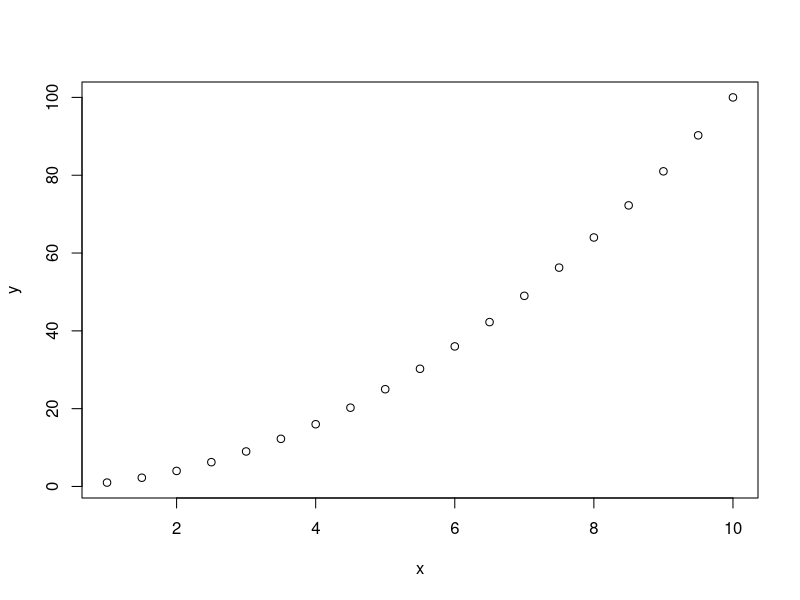
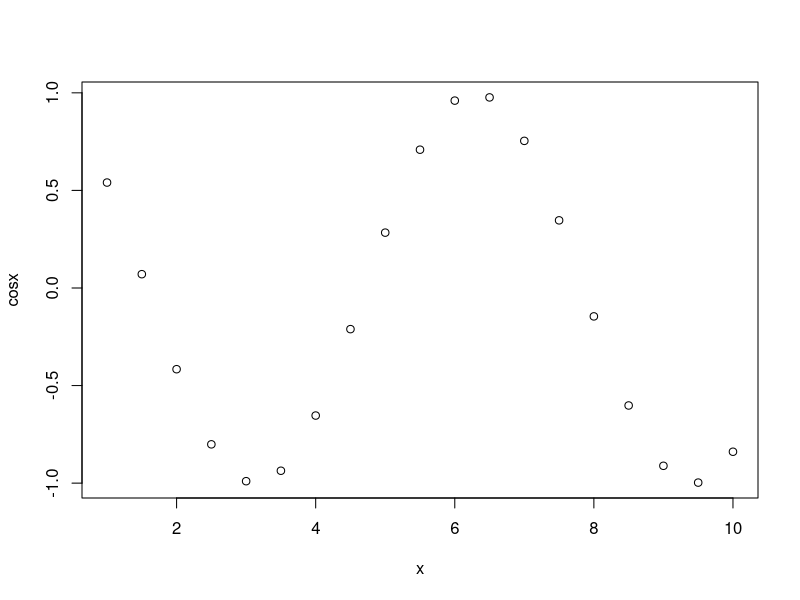
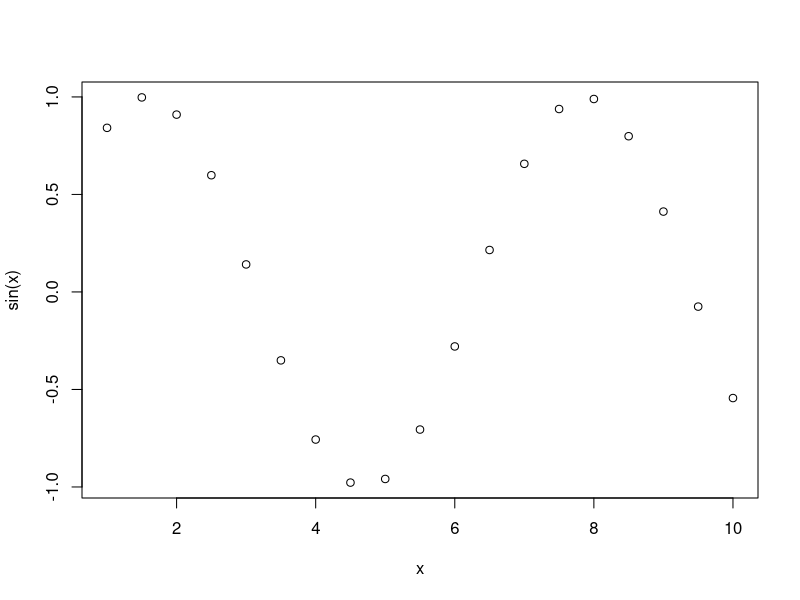
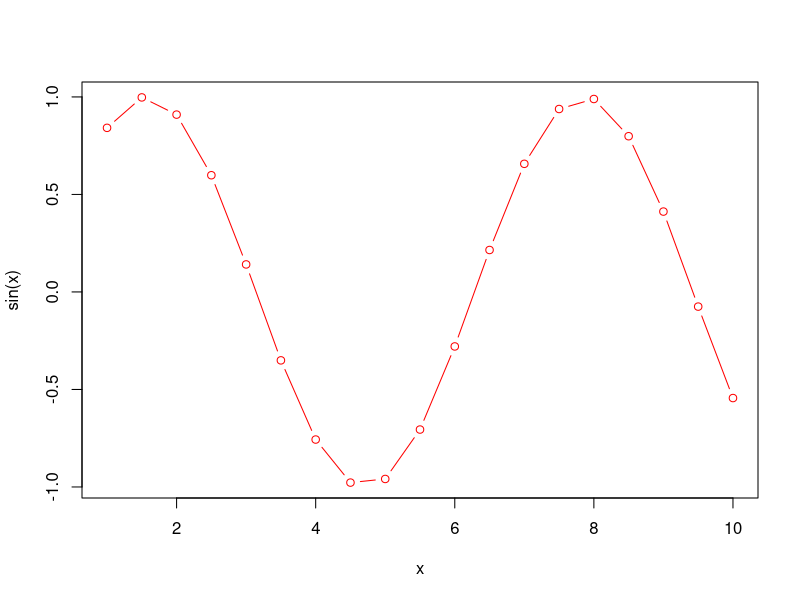
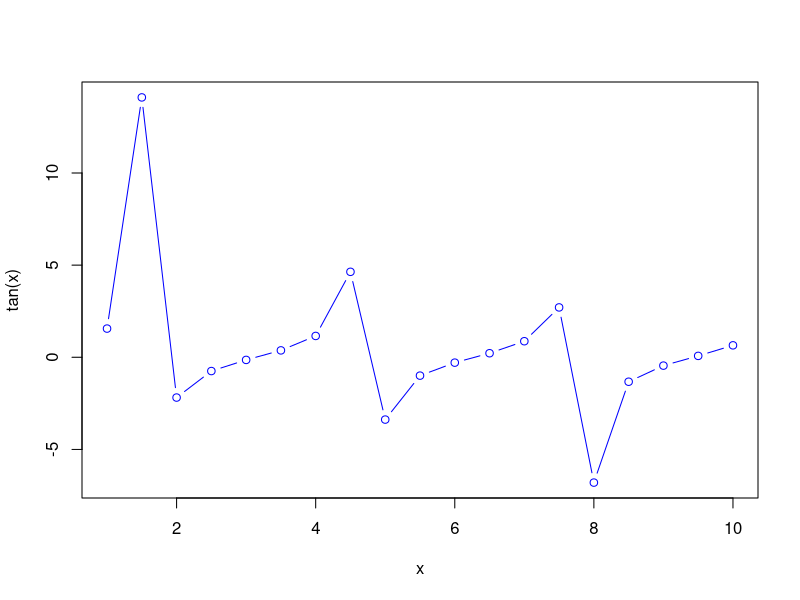
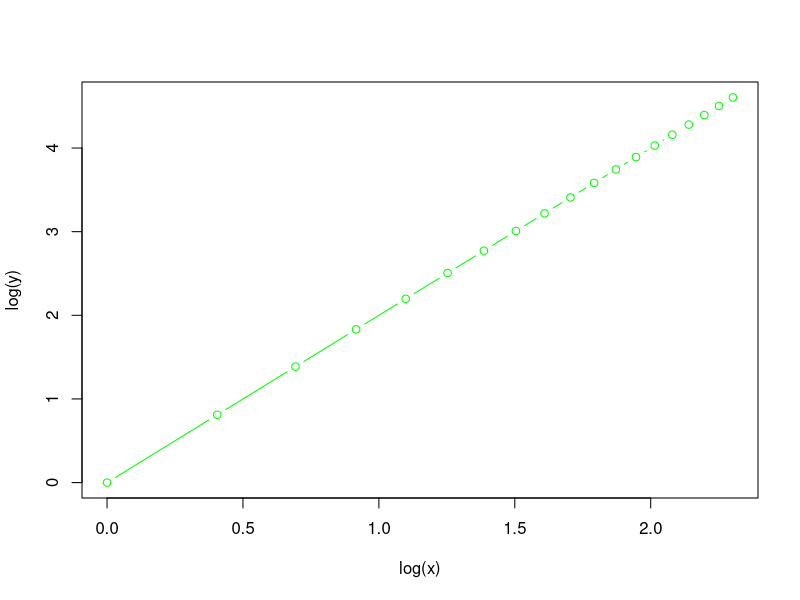

Generate these figures, in order, with R:
# MODULE 01 R Script ============================
# Console Commands Line Examples ================
4 + 4
sqrt(25)
pi
seq(from=1, to=10, by=0.5)

# EXERCISE 01 ===================================
# save sequence of numbers in object x
x <- seq(from=1, to=10, by=0.5)

# view the contents of x
x

# use x to create new object y
y <- x*x

# plot x and y
plot(x,y)

# EXERCISE 02 ===================================
# create cosx
cosx <- cos(x)

# plot x, cosx
plot(x, cosx)

# use functions as needed
# plot x, sin(x)
plot(x, sin(x))

# plot both points and lines
# make the color red
plot(x, sin(x), type = "both", col = "red")

# [YOUR TURN] plot x and the tangent of x
# change color to blue
# hint: help(sin) - to see list of other trig functions
plot(x, tan(x), type = "both", col = "blue")

# [YOUR TURN] plot log of x with log y
# change color to green
# hint: help(log) - to see list of log functions
plot(log(x), log(y), type = "b", col = "green")
